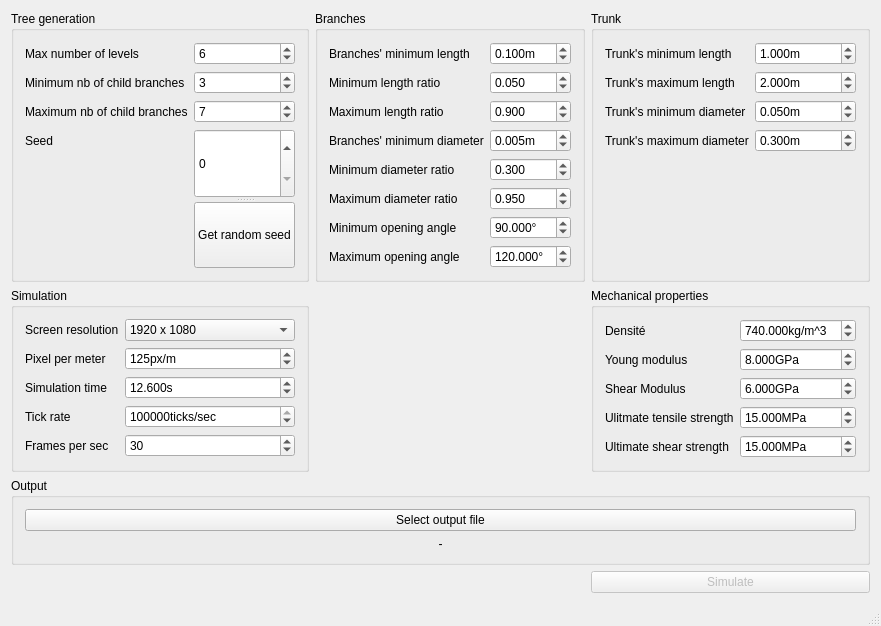
<?xml version="1.0" encoding="UTF-8"?>
<ui version="4.0">
 <class>TreeSimulatorUIClass</class>
 <widget class="QMainWindow" name="TreeSimulatorUIClass">
  <property name="geometry">
   <rect>
    <x>0</x>
    <y>0</y>
    <width>773</width>
    <height>550</height>
   </rect>
  </property>
  <property name="windowTitle">
   <string>TreeSimulatorUI</string>
  </property>
  <property name="locale">
   <locale language="English" country="Canada"/>
  </property>
  <widget class="QWidget" name="centralWidget">
   <layout class="QGridLayout" name="gridLayout">
    <item row="1" column="0">
     <widget class="QGroupBox" name="simulationGroupBox">
      <property name="title">
       <string>Simulation</string>
      </property>
      <layout class="QFormLayout" name="formLayout">
       <item row="0" column="0">
        <widget class="QLabel" name="label_22">
         <property name="text">
          <string>Screen resolution</string>
         </property>
        </widget>
       </item>
       <item row="0" column="1">
        <widget class="QComboBox" name="resolutionComboBox">
         <property name="currentText">
          <string>1920 x 1080</string>
         </property>
         <property name="currentIndex">
          <number>4</number>
         </property>
         <item>
          <property name="text">
           <string>4096 x 2016</string>
          </property>
         </item>
         <item>
          <property name="text">
           <string>2560 x 1440</string>
          </property>
         </item>
         <item>
          <property name="text">
           <string>1920 x 1440</string>
          </property>
         </item>
         <item>
          <property name="text">
           <string>1920 x 1200</string>
          </property>
         </item>
         <item>
          <property name="text">
           <string>1920 x 1080</string>
          </property>
         </item>
         <item>
          <property name="text">
           <string>1768 x 992</string>
          </property>
         </item>
         <item>
          <property name="text">
           <string>1680 x 1050</string>
          </property>
         </item>
         <item>
          <property name="text">
           <string>1600 x 1200</string>
          </property>
         </item>
         <item>
          <property name="text">
           <string>1600 x 1024</string>
          </property>
         </item>
         <item>
          <property name="text">
           <string>1600 x 900</string>
          </property>
         </item>
         <item>
          <property name="text">
           <string>1440 x 900</string>
          </property>
         </item>
         <item>
          <property name="text">
           <string>1366 x 768</string>
          </property>
         </item>
         <item>
          <property name="text">
           <string>1360 x 768</string>
          </property>
         </item>
         <item>
          <property name="text">
           <string>1280 x 1024</string>
          </property>
         </item>
         <item>
          <property name="text">
           <string>1280 x 960</string>
          </property>
         </item>
         <item>
          <property name="text">
           <string>1280 x 800</string>
          </property>
         </item>
         <item>
          <property name="text">
           <string>1280 x 768</string>
          </property>
         </item>
         <item>
          <property name="text">
           <string>1176 x 664</string>
          </property>
         </item>
         <item>
          <property name="text">
           <string>1152 x 864</string>
          </property>
         </item>
         <item>
          <property name="text">
           <string>1024 x 768</string>
          </property>
         </item>
         <item>
          <property name="text">
           <string>800 x 600</string>
          </property>
         </item>
        </widget>
       </item>
       <item row="1" column="0">
        <widget class="QLabel" name="label_23">
         <property name="text">
          <string>Pixel per meter</string>
         </property>
        </widget>
       </item>
       <item row="1" column="1">
        <widget class="QSpinBox" name="pixPerMeterSpinBox">
         <property name="suffix">
          <string>px/m</string>
         </property>
         <property name="prefix">
          <string/>
         </property>
         <property name="minimum">
          <number>1</number>
         </property>
         <property name="maximum">
          <number>1000</number>
         </property>
         <property name="value">
          <number>125</number>
         </property>
        </widget>
       </item>
       <item row="2" column="0">
        <widget class="QLabel" name="label_24">
         <property name="text">
          <string>Simulation time</string>
         </property>
        </widget>
       </item>
       <item row="2" column="1">
        <widget class="QDoubleSpinBox" name="simTimeDoubleSpinBox">
         <property name="suffix">
          <string>s</string>
         </property>
         <property name="decimals">
          <number>3</number>
         </property>
         <property name="minimum">
          <double>0.001000000000000</double>
         </property>
         <property name="maximum">
          <double>60.000000000000000</double>
         </property>
         <property name="singleStep">
          <double>0.010000000000000</double>
         </property>
         <property name="value">
          <double>12.600000000000000</double>
         </property>
        </widget>
       </item>
       <item row="3" column="0">
        <widget class="QLabel" name="label_25">
         <property name="text">
          <string>Tick rate</string>
         </property>
        </widget>
       </item>
       <item row="3" column="1">
        <widget class="QSpinBox" name="tickRateSpinBox">
         <property name="suffix">
          <string>ticks/sec</string>
         </property>
         <property name="minimum">
          <number>1</number>
         </property>
         <property name="maximum">
          <number>1000000000</number>
         </property>
         <property name="value">
          <number>1000000</number>
         </property>
        </widget>
       </item>
       <item row="4" column="0">
        <widget class="QLabel" name="label_26">
         <property name="text">
          <string>Frames per sec</string>
         </property>
        </widget>
       </item>
       <item row="4" column="1">
        <widget class="QSpinBox" name="fpsSpinBox">
         <property name="minimum">
          <number>1</number>
         </property>
         <property name="maximum">
          <number>300</number>
         </property>
         <property name="value">
          <number>30</number>
         </property>
        </widget>
       </item>
      </layout>
     </widget>
    </item>
    <item row="1" column="1">
     <spacer name="verticalSpacer">
      <property name="orientation">
       <enum>Qt::Vertical</enum>
      </property>
      <property name="sizeHint" stdset="0">
       <size>
        <width>20</width>
        <height>154</height>
       </size>
      </property>
     </spacer>
    </item>
    <item row="1" column="2">
     <widget class="QGroupBox" name="mechanicalPropertiesGroupBox">
      <property name="title">
       <string>Mechanical properties</string>
      </property>
      <layout class="QFormLayout" name="formLayout_5">
       <item row="0" column="0">
        <widget class="QLabel" name="label_17">
         <property name="text">
          <string>Densité</string>
         </property>
        </widget>
       </item>
       <item row="0" column="1">
        <widget class="QDoubleSpinBox" name="densityDoubleSpinBox">
         <property name="suffix">
          <string>kg/m^3</string>
         </property>
         <property name="decimals">
          <number>3</number>
         </property>
         <property name="minimum">
          <double>0.001000000000000</double>
         </property>
         <property name="maximum">
          <double>1000.000000000000000</double>
         </property>
         <property name="value">
          <double>740.000000000000000</double>
         </property>
        </widget>
       </item>
       <item row="1" column="0">
        <widget class="QLabel" name="label_18">
         <property name="text">
          <string>Young modulus</string>
         </property>
        </widget>
       </item>
       <item row="1" column="1">
        <widget class="QDoubleSpinBox" name="youngModulusDoubleSpinBox">
         <property name="suffix">
          <string>GPa</string>
         </property>
         <property name="decimals">
          <number>3</number>
         </property>
         <property name="minimum">
          <double>0.001000000000000</double>
         </property>
         <property name="maximum">
          <double>2000.000000000000000</double>
         </property>
         <property name="value">
          <double>8.000000000000000</double>
         </property>
        </widget>
       </item>
       <item row="2" column="0">
        <widget class="QLabel" name="label_19">
         <property name="text">
          <string>Shear Modulus</string>
         </property>
        </widget>
       </item>
       <item row="2" column="1">
        <widget class="QDoubleSpinBox" name="shearModulusDoubleSpinBox">
         <property name="toolTip">
          <string>Does nothing</string>
         </property>
         <property name="suffix">
          <string>GPa</string>
         </property>
         <property name="decimals">
          <number>3</number>
         </property>
         <property name="minimum">
          <double>0.001000000000000</double>
         </property>
         <property name="maximum">
          <double>2000.000000000000000</double>
         </property>
         <property name="value">
          <double>6.000000000000000</double>
         </property>
        </widget>
       </item>
       <item row="3" column="0">
        <widget class="QLabel" name="label_20">
         <property name="text">
          <string>Ulitmate tensile strength</string>
         </property>
        </widget>
       </item>
       <item row="3" column="1">
        <widget class="QDoubleSpinBox" name="ultimateTensileStrengthDoubleSpinBox">
         <property name="toolTip">
          <string>Does nothing</string>
         </property>
         <property name="suffix">
          <string>MPa</string>
         </property>
         <property name="decimals">
          <number>3</number>
         </property>
         <property name="minimum">
          <double>0.001000000000000</double>
         </property>
         <property name="maximum">
          <double>130000.000000000000000</double>
         </property>
         <property name="value">
          <double>15.000000000000000</double>
         </property>
        </widget>
       </item>
       <item row="4" column="0">
        <widget class="QLabel" name="label_21">
         <property name="text">
          <string>Ultimate shear strength</string>
         </property>
        </widget>
       </item>
       <item row="4" column="1">
        <widget class="QDoubleSpinBox" name="ultimateShearStrengthDoubleSpinBox">
         <property name="toolTip">
          <string>Does nothing</string>
         </property>
         <property name="suffix">
          <string>MPa</string>
         </property>
         <property name="decimals">
          <number>3</number>
         </property>
         <property name="minimum">
          <double>0.001000000000000</double>
         </property>
         <property name="maximum">
          <double>130000.000000000000000</double>
         </property>
         <property name="value">
          <double>15.000000000000000</double>
         </property>
        </widget>
       </item>
      </layout>
     </widget>
    </item>
    <item row="0" column="1">
     <widget class="QGroupBox" name="branchesGroupBox">
      <property name="title">
       <string>Branches</string>
      </property>
      <layout class="QFormLayout" name="formLayout_3">
       <item row="0" column="0">
        <widget class="QLabel" name="label_5">
         <property name="text">
          <string>Branches' minimum length</string>
         </property>
        </widget>
       </item>
       <item row="0" column="1">
        <widget class="QDoubleSpinBox" name="minBranchLengthDoubleSpinBox">
         <property name="suffix">
          <string>m</string>
         </property>
         <property name="decimals">
          <number>3</number>
         </property>
         <property name="minimum">
          <double>0.001000000000000</double>
         </property>
         <property name="maximum">
          <double>120.000000000000000</double>
         </property>
         <property name="singleStep">
          <double>0.010000000000000</double>
         </property>
         <property name="value">
          <double>0.100000000000000</double>
         </property>
        </widget>
       </item>
       <item row="1" column="0">
        <widget class="QLabel" name="label_3">
         <property name="text">
          <string>Minimum length ratio</string>
         </property>
        </widget>
       </item>
       <item row="1" column="1">
        <widget class="QDoubleSpinBox" name="minLengthRatioDoubleSpinBox">
         <property name="decimals">
          <number>3</number>
         </property>
         <property name="minimum">
          <double>0.001000000000000</double>
         </property>
         <property name="maximum">
          <double>1.000000000000000</double>
         </property>
         <property name="singleStep">
          <double>0.010000000000000</double>
         </property>
         <property name="value">
          <double>0.050000000000000</double>
         </property>
        </widget>
       </item>
       <item row="2" column="0">
        <widget class="QLabel" name="label_4">
         <property name="text">
          <string>Maximum length ratio</string>
         </property>
        </widget>
       </item>
       <item row="2" column="1">
        <widget class="QDoubleSpinBox" name="maxLengthRatioDoubleSpinBox">
         <property name="decimals">
          <number>3</number>
         </property>
         <property name="minimum">
          <double>0.001000000000000</double>
         </property>
         <property name="maximum">
          <double>1.000000000000000</double>
         </property>
         <property name="singleStep">
          <double>0.010000000000000</double>
         </property>
         <property name="value">
          <double>0.900000000000000</double>
         </property>
        </widget>
       </item>
       <item row="3" column="0">
        <widget class="QLabel" name="label_10">
         <property name="text">
          <string>Branches' minimum diameter</string>
         </property>
        </widget>
       </item>
       <item row="3" column="1">
        <widget class="QDoubleSpinBox" name="minBranchDiaDoubleSpinBox">
         <property name="suffix">
          <string>m</string>
         </property>
         <property name="decimals">
          <number>3</number>
         </property>
         <property name="minimum">
          <double>0.001000000000000</double>
         </property>
         <property name="maximum">
          <double>10.000000000000000</double>
         </property>
         <property name="singleStep">
          <double>0.001000000000000</double>
         </property>
         <property name="value">
          <double>0.005000000000000</double>
         </property>
        </widget>
       </item>
       <item row="4" column="0">
        <widget class="QLabel" name="label_11">
         <property name="text">
          <string>Minimum diameter ratio</string>
         </property>
        </widget>
       </item>
       <item row="4" column="1">
        <widget class="QDoubleSpinBox" name="minDiaRatioDoubleSpinBox">
         <property name="decimals">
          <number>3</number>
         </property>
         <property name="minimum">
          <double>0.001000000000000</double>
         </property>
         <property name="maximum">
          <double>1.000000000000000</double>
         </property>
         <property name="singleStep">
          <double>0.010000000000000</double>
         </property>
         <property name="value">
          <double>0.300000000000000</double>
         </property>
        </widget>
       </item>
       <item row="5" column="0">
        <widget class="QLabel" name="label_12">
         <property name="text">
          <string>Maximum diameter ratio</string>
         </property>
        </widget>
       </item>
       <item row="5" column="1">
        <widget class="QDoubleSpinBox" name="maxDiaRatioDoubleSpinBox">
         <property name="decimals">
          <number>3</number>
         </property>
         <property name="minimum">
          <double>0.001000000000000</double>
         </property>
         <property name="maximum">
          <double>1.000000000000000</double>
         </property>
         <property name="singleStep">
          <double>0.010000000000000</double>
         </property>
         <property name="value">
          <double>0.950000000000000</double>
         </property>
        </widget>
       </item>
       <item row="6" column="0">
        <widget class="QLabel" name="label_15">
         <property name="text">
          <string>Minimum opening angle</string>
         </property>
        </widget>
       </item>
       <item row="6" column="1">
        <widget class="QDoubleSpinBox" name="minOpeningAngleDoubleSpinBox">
         <property name="suffix">
          <string>°</string>
         </property>
         <property name="decimals">
          <number>3</number>
         </property>
         <property name="minimum">
          <double>0.001000000000000</double>
         </property>
         <property name="maximum">
          <double>180.000000000000000</double>
         </property>
         <property name="singleStep">
          <double>1.000000000000000</double>
         </property>
         <property name="value">
          <double>90.000000000000000</double>
         </property>
        </widget>
       </item>
       <item row="7" column="0">
        <widget class="QLabel" name="label_16">
         <property name="text">
          <string>Maximum opening angle</string>
         </property>
        </widget>
       </item>
       <item row="7" column="1">
        <widget class="QDoubleSpinBox" name="maxOpeningAngleDoubleSpinBox">
         <property name="suffix">
          <string>°</string>
         </property>
         <property name="decimals">
          <number>3</number>
         </property>
         <property name="minimum">
          <double>0.001000000000000</double>
         </property>
         <property name="maximum">
          <double>180.000000000000000</double>
         </property>
         <property name="singleStep">
          <double>1.000000000000000</double>
         </property>
         <property name="value">
          <double>120.000000000000000</double>
         </property>
        </widget>
       </item>
      </layout>
     </widget>
    </item>
    <item row="2" column="0" colspan="3">
     <widget class="QGroupBox" name="fileSelectorOutput">
      <property name="title">
       <string>Output</string>
      </property>
      <layout class="QVBoxLayout" name="verticalLayout">
       <item>
        <widget class="QPushButton" name="fileSelectorButtonOutput">
         <property name="text">
          <string>Select output file</string>
         </property>
        </widget>
       </item>
       <item>
        <widget class="QLabel" name="outputFilePathLabel">
         <property name="text">
          <string>-</string>
         </property>
         <property name="alignment">
          <set>Qt::AlignCenter</set>
         </property>
        </widget>
       </item>
      </layout>
     </widget>
    </item>
    <item row="0" column="2">
     <widget class="QGroupBox" name="trunkGroupBox">
      <property name="title">
       <string>Trunk</string>
      </property>
      <layout class="QFormLayout" name="formLayout_4">
       <item row="0" column="0">
        <widget class="QLabel" name="label_8">
         <property name="text">
          <string>Trunk's minimum length</string>
         </property>
        </widget>
       </item>
       <item row="0" column="1">
        <widget class="QDoubleSpinBox" name="minTrunkLengthDoubleSpinBox">
         <property name="suffix">
          <string>m</string>
         </property>
         <property name="decimals">
          <number>3</number>
         </property>
         <property name="minimum">
          <double>0.001000000000000</double>
         </property>
         <property name="maximum">
          <double>120.000000000000000</double>
         </property>
         <property name="singleStep">
          <double>0.010000000000000</double>
         </property>
         <property name="value">
          <double>1.000000000000000</double>
         </property>
        </widget>
       </item>
       <item row="1" column="0">
        <widget class="QLabel" name="label_9">
         <property name="text">
          <string>Trunk's maximum length</string>
         </property>
        </widget>
       </item>
       <item row="1" column="1">
        <widget class="QDoubleSpinBox" name="maxTrunkLengthDoubleSpinBox">
         <property name="suffix">
          <string>m</string>
         </property>
         <property name="decimals">
          <number>3</number>
         </property>
         <property name="minimum">
          <double>0.001000000000000</double>
         </property>
         <property name="maximum">
          <double>120.000000000000000</double>
         </property>
         <property name="singleStep">
          <double>0.010000000000000</double>
         </property>
         <property name="value">
          <double>2.000000000000000</double>
         </property>
        </widget>
       </item>
       <item row="2" column="0">
        <widget class="QLabel" name="label_14">
         <property name="text">
          <string>Trunk's minimum diameter</string>
         </property>
        </widget>
       </item>
       <item row="2" column="1">
        <widget class="QDoubleSpinBox" name="minTrunkDiaDoubleSpinBox">
         <property name="suffix">
          <string>m</string>
         </property>
         <property name="decimals">
          <number>3</number>
         </property>
         <property name="minimum">
          <double>0.001000000000000</double>
         </property>
         <property name="maximum">
          <double>10.000000000000000</double>
         </property>
         <property name="singleStep">
          <double>0.010000000000000</double>
         </property>
         <property name="value">
          <double>0.050000000000000</double>
         </property>
        </widget>
       </item>
       <item row="3" column="0">
        <widget class="QLabel" name="label_13">
         <property name="text">
          <string>Trunk's maximum diameter</string>
         </property>
        </widget>
       </item>
       <item row="3" column="1">
        <widget class="QDoubleSpinBox" name="maxTrunkDiaDoubleSpinBox">
         <property name="suffix">
          <string>m</string>
         </property>
         <property name="decimals">
          <number>3</number>
         </property>
         <property name="minimum">
          <double>0.001000000000000</double>
         </property>
         <property name="maximum">
          <double>10.000000000000000</double>
         </property>
         <property name="singleStep">
          <double>0.010000000000000</double>
         </property>
         <property name="value">
          <double>0.300000000000000</double>
         </property>
        </widget>
       </item>
      </layout>
     </widget>
    </item>
    <item row="0" column="0">
     <widget class="QGroupBox" name="treeGenerationGroupBox">
      <property name="title">
       <string>Tree generation</string>
      </property>
      <layout class="QFormLayout" name="formLayout_2">
       <item row="0" column="0">
        <widget class="QLabel" name="label">
         <property name="text">
          <string>Max number of levels</string>
         </property>
        </widget>
       </item>
       <item row="0" column="1">
        <widget class="QSpinBox" name="maxNbLvlsSpinBox">
         <property name="minimum">
          <number>1</number>
         </property>
         <property name="maximum">
          <number>10</number>
         </property>
         <property name="stepType">
          <enum>QAbstractSpinBox::DefaultStepType</enum>
         </property>
         <property name="value">
          <number>6</number>
         </property>
        </widget>
       </item>
       <item row="1" column="0">
        <widget class="QLabel" name="label_6">
         <property name="text">
          <string>Minimum nb of child branches</string>
         </property>
        </widget>
       </item>
       <item row="1" column="1">
        <widget class="QSpinBox" name="minNbBranchesSpinBox">
         <property name="minimum">
          <number>1</number>
         </property>
         <property name="maximum">
          <number>15</number>
         </property>
         <property name="value">
          <number>3</number>
         </property>
        </widget>
       </item>
       <item row="2" column="0">
        <widget class="QLabel" name="label_7">
         <property name="text">
          <string>Maximum nb of child branches</string>
         </property>
        </widget>
       </item>
       <item row="2" column="1">
        <widget class="QSpinBox" name="maxNbBranchesSpinBox">
         <property name="minimum">
          <number>1</number>
         </property>
         <property name="maximum">
          <number>15</number>
         </property>
         <property name="value">
          <number>7</number>
         </property>
        </widget>
       </item>
       <item row="3" column="0">
        <widget class="QLabel" name="label_2">
         <property name="text">
          <string>Seed</string>
         </property>
        </widget>
       </item>
       <item row="3" column="1">
        <widget class="QSplitter" name="splitter">
         <property name="orientation">
          <enum>Qt::Vertical</enum>
         </property>
         <widget class="QSpinBox" name="seedSpinBox">
          <property name="maximum">
           <number>2147483647</number>
          </property>
         </widget>
         <widget class="QPushButton" name="randomSeedPushButton">
          <property name="text">
           <string>Get random seed</string>
          </property>
         </widget>
        </widget>
       </item>
      </layout>
     </widget>
    </item>
    <item row="3" column="2">
     <widget class="QPushButton" name="simulatePushButton">
      <property name="enabled">
       <bool>false</bool>
      </property>
      <property name="text">
       <string>Simulate</string>
      </property>
     </widget>
    </item>
   </layout>
  </widget>
  <widget class="QStatusBar" name="statusBar"/>
 </widget>
 <layoutdefault spacing="6" margin="11"/>
 <resources>
  <include location="TreeSimulatorUI.qrc"/>
 </resources>
 <connections/>
</ui>
